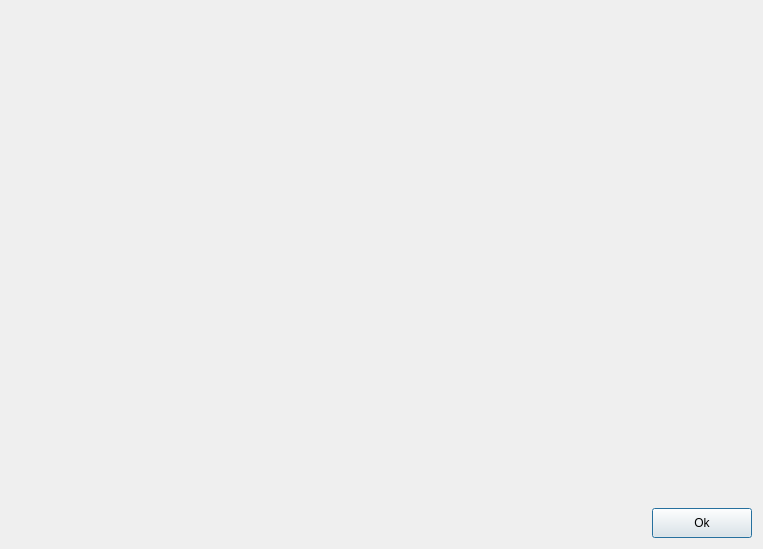
<?xml version="1.0" encoding="UTF-8"?>
<ui version="4.0">
 <class>CDialog</class>
 <widget class="QDialog" name="CDialog">
  <property name="geometry">
   <rect>
    <x>0</x>
    <y>0</y>
    <width>763</width>
    <height>549</height>
   </rect>
  </property>
  <property name="windowTitle">
   <string>CustomPlot</string>
  </property>
  <property name="styleSheet">
   <string notr="true"/>
  </property>
  <layout class="QGridLayout" name="gridLayout">
   <item row="0" column="0">
    <widget class="QCustomPlot" name="plotWidget" native="true">
     <property name="sizePolicy">
      <sizepolicy hsizetype="Expanding" vsizetype="Expanding">
       <horstretch>0</horstretch>
       <verstretch>0</verstretch>
      </sizepolicy>
     </property>
     <property name="minimumSize">
      <size>
       <width>100</width>
       <height>100</height>
      </size>
     </property>
    </widget>
   </item>
   <item row="1" column="0">
    <layout class="QHBoxLayout" name="horizontalLayout">
     <item>
      <spacer name="horizontalSpacer">
       <property name="orientation">
        <enum>Qt::Horizontal</enum>
       </property>
       <property name="sizeHint" stdset="0">
        <size>
         <width>40</width>
         <height>20</height>
        </size>
       </property>
      </spacer>
     </item>
     <item>
      <widget class="QPushButton" name="btnOk">
       <property name="minimumSize">
        <size>
         <width>100</width>
         <height>30</height>
        </size>
       </property>
       <property name="styleSheet">
        <string notr="true"/>
       </property>
       <property name="text">
        <string>Ok</string>
       </property>
      </widget>
     </item>
    </layout>
   </item>
  </layout>
 </widget>
 <customwidgets>
  <customwidget>
   <class>QCustomPlot</class>
   <extends>QWidget</extends>
   <header>qcustomplot.h</header>
   <container>1</container>
  </customwidget>
 </customwidgets>
 <resources/>
 <connections/>
</ui>
